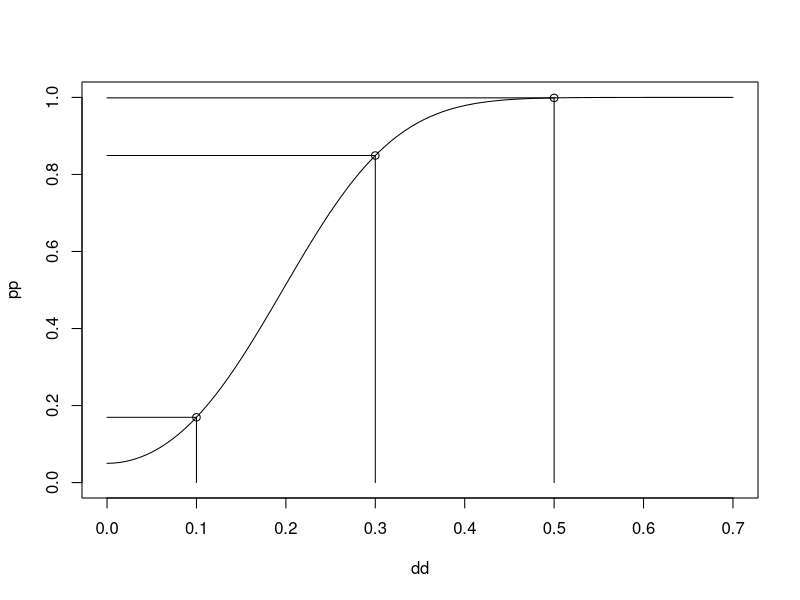

Write the R code that produced this figure.
## ---- chunk 1
aggregate_replication <- function(j, pi, beta, alpha) {
    
    if(j < 1){
        stop("number of replicates should be equal or greater than 1")
    }
    
    j <- j + 1
    
    power <- 1 - beta  # Compute power
    
    # Joint probability: all j experiments are significant
    joint_prob <- pi * (power^j) + (1 - pi) * ((alpha^j) / (2^(j - 1)))
    
    # Probability of the first experiment being significant
    S1_prob <- pi * power + (1 - pi) * alpha
    
    # Aggregate replication probability
    p_ra <- joint_prob / S1_prob
    return(p_ra)
}
## ---- chunk 2
d <- 0.3
n <- 200
se <- sqrt(1/n + 1/n)

lb <- d - se * 2
ub <- d + se * 2

dd <- seq(0, 0.7, length.out = 100) 
pp <- sapply(dd, function(d) pwr::pwr.t.test(n, d)$power)

p_d <- pwr::pwr.t.test(n, d)$power
p_lb <- pwr::pwr.t.test(n, lb)$power
p_ub <- pwr::pwr.t.test(n, ub)$power

plot(dd, pp, type = "l", ylim = c(0, 1))
points(c(d, lb, ub), c(p_d, p_lb, p_ub))
segments(c(d, lb, ub), c(0, 0, 0),
         c(d, lb, ub), c(p_d, p_lb, p_ub))
segments(c(0, 0, 0), c(p_d, p_lb, p_ub),
         c(d, lb, ub), c(p_d, p_lb, p_ub))
